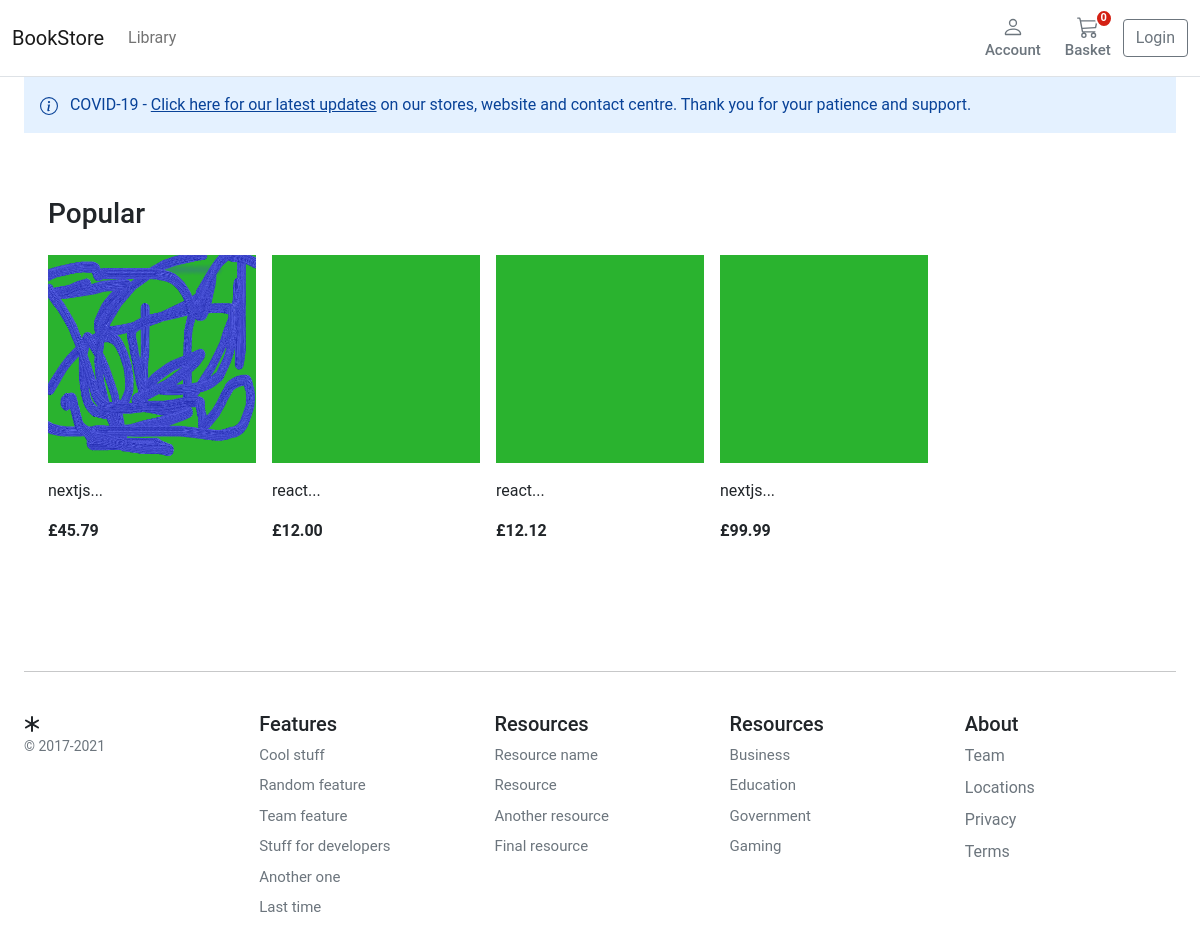
Before: / with the older database file.
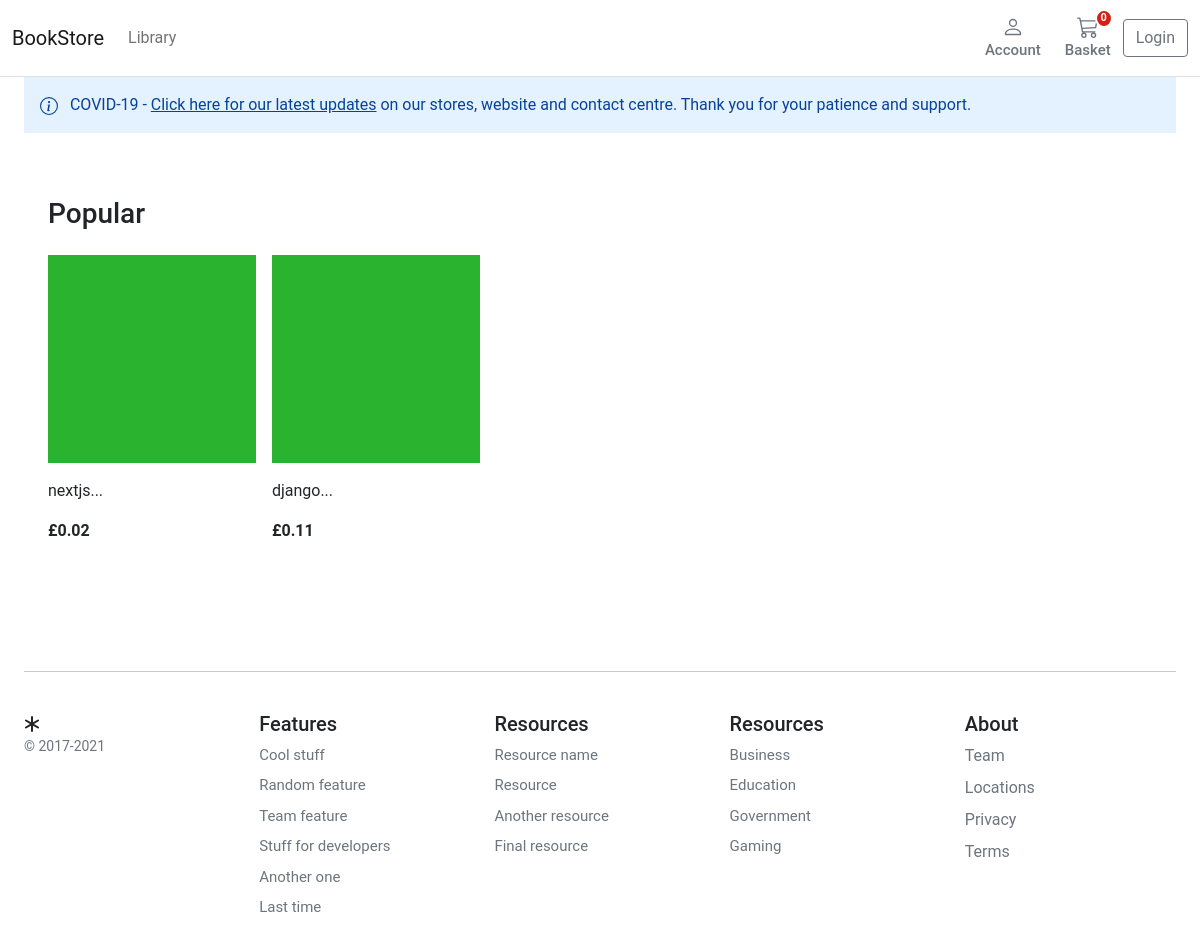
After: the same page with the newer database file.
### store/models.py (models this page shows, shortened)
class Product(models.Model):
    category = models.ForeignKey(Category, related_name='product', on_delete=models.CASCADE)
    created_by = models.ForeignKey(settings.AUTH_USER_MODEL, on_delete=models.CASCADE, related_name='product_creator')
    title = models.CharField(max_length=255)
    author = models.CharField(max_length=255, default='admin')
    description = models.TextField(blank=True)
    image = models.ImageField(upload_to='images/', default='images/default.png')
    slug = models.SlugField(max_length=255)
    price = models.DecimalField(max_digits=4, decimal_places=2)
    in_stock = models.BooleanField(default=True)
    is_active = models.BooleanField(default=True)
    created = models.DateTimeField(auto_now_add=True)
    updated = models.DateTimeField(auto_now=True)
    objects = models.Manager()
    products = ProductManager()
    class Meta:
        verbose_name_plural = 'Products'
        ordering = ('-created',)
    def get_absolute_url(self):
        return reverse('store:product_detail', args=[self.slug])

### store/views.py (the view)
# urls.py: path('', views.product_all, name='product_all'),
def product_all(request):
    products = Product.products.all()
    return render(request, 'store/home.html', {'products': products})

### basket/basket.py (called while the page is built)
    def __len__(self):
        return sum(item['qty'] for item in self.basket.values())

### basket/context_processors.py (called while the page is built)
def basket(request):
    return {'basket': Basket(request)}

### store/context_processors.py (called while the page is built)
def categories(request):
    return {
        'categories': Category.objects.all()
    }

### store/models.py (called while the page is built)
    def get_queryset(self):
        return super(ProductManager, self).get_queryset().filter(is_active=True)

    def get_absolute_url(self):
        return reverse('store:category_list', args=[self.slug])

### templates/store/home.html (shortened to what this page needs)
{% extends "./base.html" %}
{% load static %}
{% block content %}
<main>
  <div class="container">
    <div class="alert alert-primary fw600 rounded-0 border-0 py-3" role="alert">
      COVID-19 - <u>Click here for our latest updates</u> on our stores, website and contact centre. Thank you for
      your patience and support.
    </div>
    <div class="container">
      <div class="row">
        <div class="album py-5">
          <div class="pb-3">
            <h1 class="h3">Popular</h1>
          </div>
          <div class="row row-cols-1 row-cols-sm-2 row-cols-md-5 g-3">
            {% for product in products %}
            <div class="col">
              <div class="card border-0">
                <img class="img-fluid" alt="Responsive image" src="{{ product.image.url }}">
                <div class="card-body px-0">
                  <p class="card-text">
                    <a class="text-dark text-decoration-none"
                      href="{{ product.get_absolute_url }}">{{ product.title|slice:":50" }}...</a>
                  </p>
                  <div class="fw-bold">£{{product.price}}</div>
                </div>
              </div>
            </div>
            {% endfor %}
          </div>
        </div>
      </div>
    </div>
</main>
{% endblock %}

### templates/store/base.html (shortened to what this page needs)
{% load static %}
<!DOCTYPE html>
<html>
<head>
    <link href="https://cdn.jsdelivr.net/npm/bootstrap@5.0.0-beta1/dist/css/bootstrap.min.css" rel="stylesheet"
>
    <link rel="stylesheet" href="https://use.fontawesome.com/releases/v5.6.1/css/all.css">
<link rel="stylesheet" href="{% static 'core/css/base.css' %}">
    <link rel="stylesheet" href="{% static 'basket/css/basket.css' %}">
</head>
<body>
    <header>
        <nav class="navbar navbar-expand-md navbar-light bg-white border-bottom">
            <div class="container-fluid">
                <a class="navbar-brand" href="/">BookStore</a>
                <div class="collapse navbar-collapse" id="navbarCollapse">
                    <ul class="navbar-nav me-auto mb-2 mb-md-0">
                        <li class="nav-item dropdown">
                            <a class="nav-link dropdown-toggle" href="#" id="navbarDropdown" role="button"
                                data-bs-toggle="dropdown" aria-expanded="false">
                                Library
                            </a>
                        </li>
                    </ul>
                 <a type="button" role="button" href="{% url "account:dashboard" %}"
                        class="btn btn-outline-secondary border-0 basket-btn">
                        <div>
                        </div>
                        <span class="fs15 fw500">Account</span>
                    </a>
                    <a type="button" role="button" href="{% url "basket:basket_summary" %}"
                        class="btn btn-outline-secondary border-0 basket-btn">
                        {% with total_qty=basket|length %}
                        <div id="basket-qty" class="basket-qty">
                            {% if total_qty > 0 %}
                            {{ total_qty }}
                            {% else %}
                            0
                            {% endif %}
                        </div>
                        {% endwith %}
                        <div>
                        </div>
                        <span class="fs15 fw500">Basket</span>
                    </a>
                    {% if not request.user.is_authenticated %}
                        <a type="button" role="button" class="btn btn-outline-secondary"  href="/login/login">Login</a>
                    {%  endif %}
                </div>
            </div>
        </nav>
    </header>
    <div id="content">{% block content %} {% endblock %}</div>
<footer class="container py-5 footer">
        <hr>
        <div class="row pt-4">
            <div class="col-12 col-md">
                <small class="d-block mb-3 text-muted">&copy; 2017-2021</small>
            </div>
            <div class="col-6 col-md fs15">
                <h5>Features</h5>
                <ul class="list-unstyled">
                    <li><a class="link-secondary text-decoration-none" href="#">Cool stuff</a></li>
                    <li><a class="link-secondary text-decoration-none" href="#">Random feature</a></li>
                    <li><a class="link-secondary text-decoration-none" href="#">Team feature</a></li>
                    <li><a class="link-secondary text-decoration-none" href="#">Stuff for developers</a></li>
                    <li><a class="link-secondary text-decoration-none" href="#">Another one</a></li>
                    <li><a class="link-secondary text-decoration-none" href="#">Last time</a></li>
                </ul>
            </div>
            <div class="col-6 col-md fs15">
                <h5>Resources</h5>
                <ul class="list-unstyled">
                    <li><a class="link-secondary text-decoration-none" href="#">Resource name</a></li>
                    <li><a class="link-secondary text-decoration-none" href="#">Resource</a></li>
                    <li><a class="link-secondary text-decoration-none" href="#">Another resource</a></li>
                    <li><a class="link-secondary text-decoration-none" href="#">Final resource</a></li>
                </ul>
            </div>
            <div class="col-6 col-md fs15">
                <h5>Resources</h5>
                <ul class="list-unstyled">
                    <li><a class="link-secondary text-decoration-none" href="#">Business</a></li>
                    <li><a class="link-secondary text-decoration-none" href="#">Education</a></li>
                    <li><a class="link-secondary text-decoration-none" href="#">Government</a></li>
                    <li><a class="link-secondary text-decoration-none" href="#">Gaming</a></li>
                </ul>
            </div>
            <div class="col-6 col-md">
                <h5>About</h5>
                <ul class="list-unstyled">
                    <li><a class="link-secondary text-decoration-none" href="#">Team</a></li>
                    <li><a class="link-secondary text-decoration-none" href="#">Locations</a></li>
                    <li><a class="link-secondary text-decoration-none" href="#">Privacy</a></li>
                    <li><a class="link-secondary text-decoration-none" href="#">Terms</a></li>
                </ul>
            </div>
        </div>
    </footer>
</body>
</html>

### static/core/css/base.css (style rules this page uses)
@media (min-width: 1000px) { .container { max-width: 1000px; } }
@media (max-width: 1200px) { .container { max-width: 100%; padding:0 24px; } }
.dropdown-toggle::after { display: none; }
.alert-primary { background-color: #E4F1FF; }
html, body, p, div { letter-spacing: -0.02px; font-family: 'Roboto', sans-serif; }
.fs15 { font-size: 0.9375rem; }
.fw500 { font-weight: 500; }
.footer > div > div > ul > li { padding-bottom:8px; }

### static/basket/css/basket.css (style rules this page uses)
.basket-qty { color: #fff; background: #d42114; border: 2px solid #fff; border-radius: 50%; text-align: center; font-size: 11px; height: 15px; width: 14px; position: absolute; box-sizing: content-box; font-weight: 600; display: flex; justify-content: center; align-items: center; top: 1px; right: 10px; }
.basket-btn { position: relative; }

Changed rows visible on the page:
removed Product: image (placeholder picture), title "nextjs", price "45.79"
removed Product: image (picture), title "react", price "12.00"
removed Product: image (picture), title "react", price "12.12"
removed Product: image (picture), title "nextjs", price "99.99"
added Product: image (picture), title "nextjs", price "0.02"
added Product: image (picture), title "django", price "0.11"
